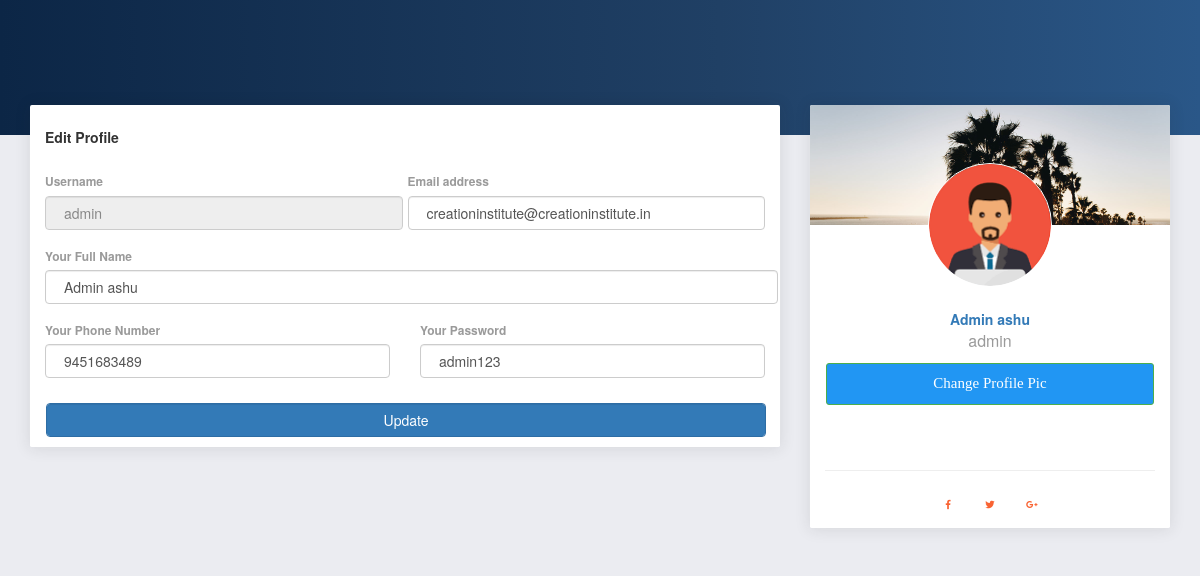
The page /admin/user.php (signed in) on the database its author committed.
### tables this page shows
CREATE TABLE IF NOT EXISTS `user` (
  `user_id` int(32) NOT NULL AUTO_INCREMENT,
  `user_username` varchar(255) NOT NULL,
  `user_name` varchar(255) NOT NULL,
  `user_email` varchar(255) NOT NULL,
  `user_phone` varchar(255) NOT NULL,
  `user_pass` varchar(255) NOT NULL,
  `user_img` text NOT NULL,
  PRIMARY KEY (`user_id`)
);

### admin/user.php (the view, shortened to what this page needs)
<?php include 'includes/header.php' ?>
      <div class="panel-header panel-header-sm">
      </div>
      <?php
     $query  = "SELECT * FROM `user` WHERE user_username = :username";
     $result =$con->prepare($query);
     $result->execute(['username'=>$username]);
     $user = $result->fetch();
       ?>
      <div class="content">
        <div class="row">
          <div class="col-md-8">
            <div class="card">
              <div class="card-header">
                <h5 class="title">Edit Profile</h5>
              </div>
              <div class="card-body">
                <form method="post" action="user.php">
                  <div class="row">
                    <div class="col-md-6 pr-1">
                      <div class="form-group">
                        <label>Username</label>
                        <input type="text" class="form-control" disabled="" value="<?php echo $user->user_username ?>">
                      </div>
                    </div>
                    <div class="col-md-6 pl-1">
                      <div class="form-group">
                        <label for="exampleInputEmail1">Email address</label>
                        <input type="email" name="email" class="form-control" placeholder="Your Email address" value="<?php echo $user->user_email ?>">
                      </div>
                    </div>
                  </div>
                  <div class="row">
                    <div class="col-md-12 pr-1">
                      <div class="form-group">
                        <label>Your Full Name</label>
                        <input type="text" name="name" class="form-control" placeholder="Your Full Name" value="<?php echo $user->user_name ?>">
                      </div>
                    </div>
                  </div>
                  <div class="row">
                    <div class="col-md-6">
                      <div class="form-group">
                        <label>Your Phone Number</label>
                        <input type="text" name="phone" class="form-control" placeholder="Your Phone Number" value="<?php echo $user->user_phone ?>">
                      </div>
                    </div>
                    <div class="col-md-6">
                      <div class="form-group">
                        <label>Your Password</label>
                        <input type="text" name="pass" class="form-control" placeholder="Your Password" value="<?php echo $user->user_pass ?>">
                      </div>
                    </div>
                  </div>
                  <input type="submit" name="submit_userdata" class="form-control btn btn-primary" value="Update">
                </form>
              </div>
            </div>
          </div>
          <div class="col-md-4">
            <div class="card card-user">
              <div class="image">
              </div>
              <div class="card-body">
                <div class="author">
                  <a href="#">
                    <img class="avatar border-gray" src="<?php echo $user->user_img ?>" alt="...">
                    <h5 class="title"><?php echo $user->user_name ?></h5>
                  </a>
                  <p class="description">
                    <?php echo $user->user_username ?>
                  </p>
                </div>
                   <form action="user.php" method="post" enctype="multipart/form-data">
                       <div class="form-group">
                    <label class="btn-bs-file btn btn-lg btn-success" style="display: inherit;background-color: #2196F3;border-radius: 3px;padding: 10px;color: white;font-size: 15px;font-family: serif;">
                    Change Profile Pic
                    </label>
                  </div>
                   </form>
              </div>
              <hr>
              <div class="button-container">
                <button href="#" class="btn btn-neutral btn-icon btn-round btn-lg">
                  <i class="fab fa-facebook-f"></i>
                </button>
                <button href="#" class="btn btn-neutral btn-icon btn-round btn-lg">
                  <i class="fab fa-twitter"></i>
                </button>
                <button href="#" class="btn btn-neutral btn-icon btn-round btn-lg">
                  <i class="fab fa-google-plus-g"></i>
                </button>
              </div>
            </div>
          </div>
        </div>
      </div>
     <?php include 'includes/footer.php' ?>

### rows shown on the page
user: user_username "admin", email "creationinstitute@creationinstitute.in", name "Admin ashu", phone "9451683489", pass "admin123", user_img (picture), user_name "Admin ashu"
